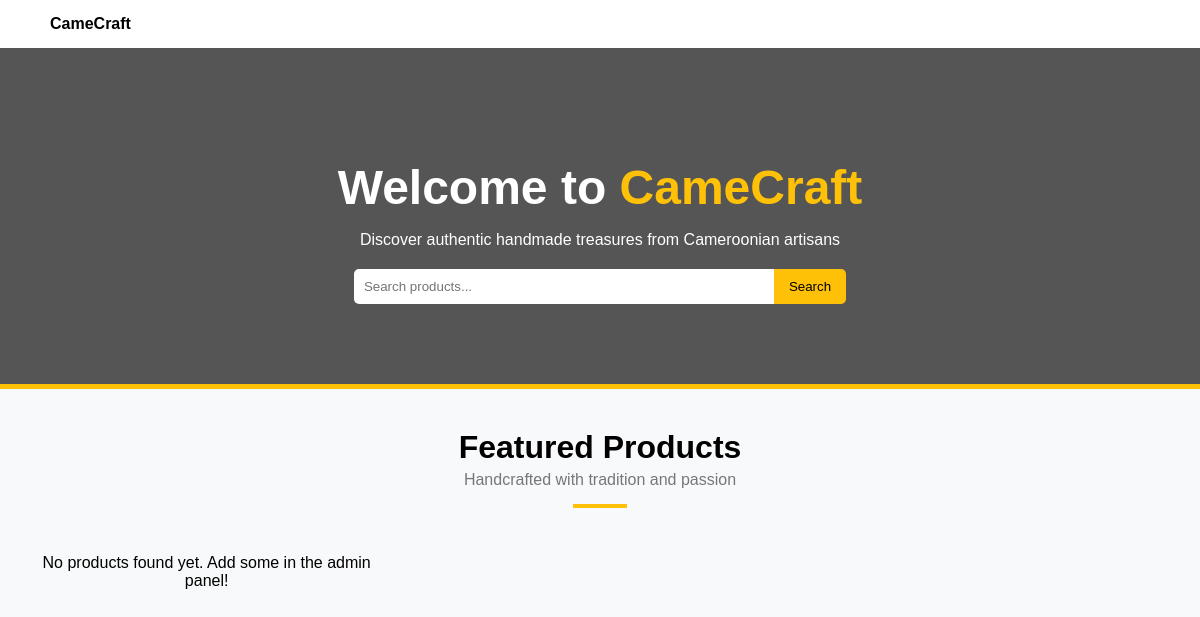
The app's page /, older data.
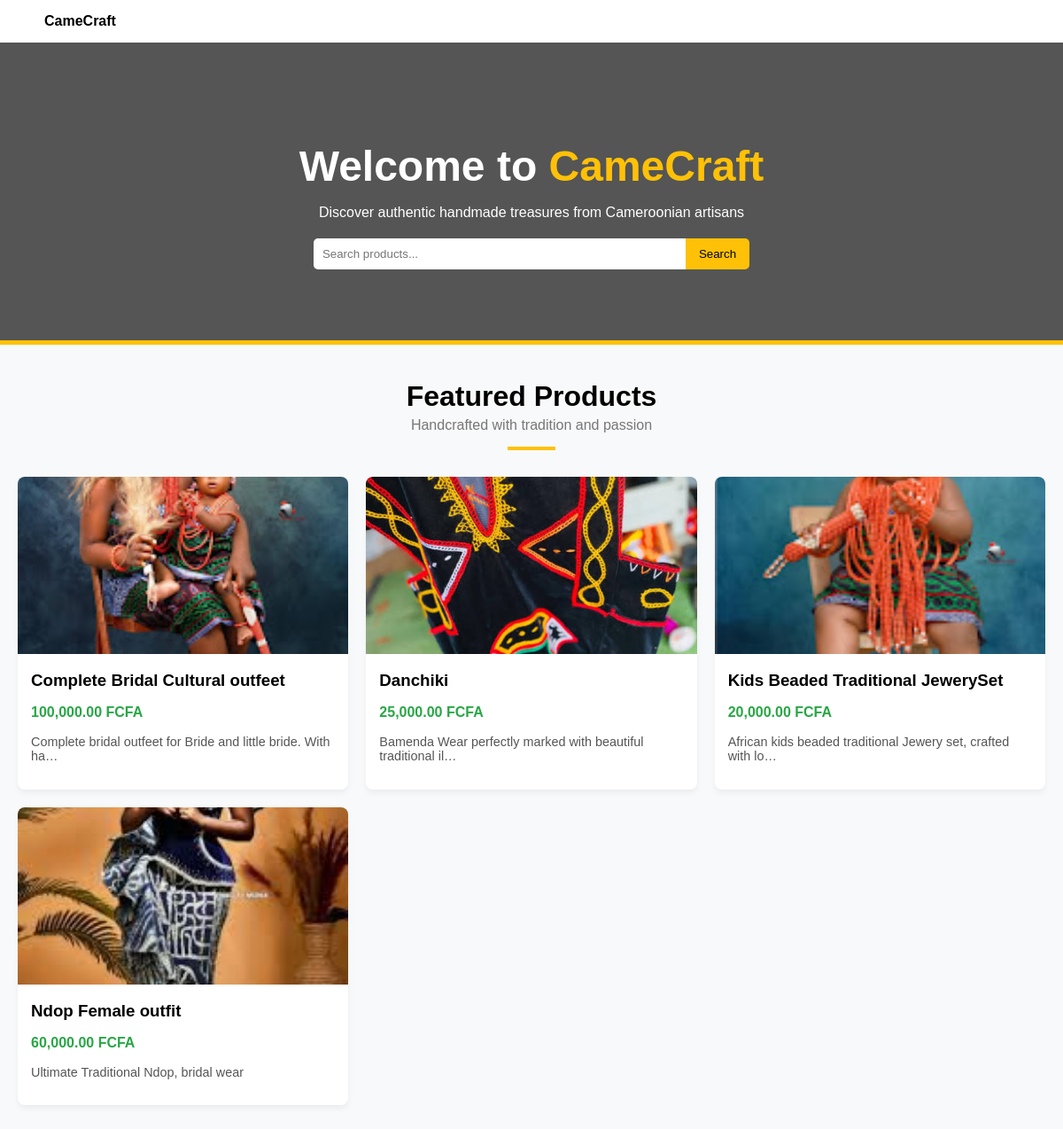
The same page, newer data.
### marketplace/models.py (models this page shows, shortened)
class Product(models.Model):
    artisan = models.ForeignKey(User, on_delete=models.CASCADE, related_name='products')
    title = models.CharField(max_length=200)
    description = models.TextField()
    price = models.DecimalField(max_digits=10, decimal_places=2, help_text="Price in FCFA")
    image = models.ImageField(upload_to='product_images')
    created_at = models.DateTimeField(auto_now_add=True)
    updated_at = models.DateTimeField(auto_now=True)

### marketplace/views.py (the view)
# urls.py: 2. Add a URL to urlpatterns:  path('', views.home, name='home')
def home(request):
    products = Product.objects.all().order_by('-created_at')
    context = {
        'products': products
    }
    return render(request, 'marketplace/home.html', context)

### marketplace/templates/marketplace/home.html
{% extends 'base.html' %}
{% load humanize %}
{% block content %}
    <div class="hero">
        <h1>Welcome to <span>CameCraft</span></h1>
        <p>Discover authentic handmade treasures from Cameroonian artisans</p>
        <div class="search-box">
            <input type="text" placeholder="Search products...">
            <button class="btn-yellow">Search</button>
        </div>
    </div>
    <div class="container">
        <div class="section-title">
            <h2>Featured Products</h2>
            <p>Handcrafted with tradition and passion</p>
            <hr style="width: 50px; border: 2px solid #ffc107; margin: 15px auto;">
        </div>
        <div class="product-grid">
            {% for product in products %}
                <div class="product-card">
                    {% if product.image %}
                        <img src="{{ product.image.url }}" alt="{{ product.title }}">
                    {% else %}
                        <img src="https://via.placeholder.com/300x200?text=No+Image" alt="Placeholder">
                    {% endif %}
                    <div class="product-info">
                        <h3>{{ product.title }}</h3>
                        <p class="price">{{ product.price|intcomma }} FCFA</p>
                        <p style="font-size: 0.9rem; color: #555;">{{ product.description|truncatechars:60 }}</p>
                    </div>
                </div>
            {% empty %}
                <p style="text-align: center; width: 100%;">No products found yet. Add some in the admin panel!</p>
            {% endfor %}
        </div>
    </div>
{% endblock %}

### marketplace/templates/base.html (shortened to what this page needs)
{% load static %}
<!DOCTYPE html>
<html lang="en">
<head>
</head>
<body>
    <nav class="navbar">
        <div class="logo"><strong>CameCraft</strong></div>
    </nav>
    {% block content %}
    {% endblock %}
</body>
</html>

### marketplace/templates/base.html (style rules this page uses)
body { font-family: Arial, sans-serif; margin: 0; padding: 0; background-color: #f8f9fa; }
.navbar { display: flex; justify-content: space-between; padding: 15px 50px; background: white; box-shadow: 0 2px 4px rgba(0,0,0,0.1); }
.btn-yellow { background-color: #ffc107; color: black; padding: 8px 15px; border-radius: 5px; border: none; cursor: pointer; }
.hero { background-color: #555; color: white; text-align: center; padding: 80px 20px; border-bottom: 5px solid #ffc107; }
.hero h1 { font-size: 3rem; margin-bottom: 10px; }
.hero span { color: #ffc107; }
.search-box { display: flex; justify-content: center; margin-top: 20px; }
.search-box input { width: 400px; padding: 10px; border: none; border-radius: 5px 0 0 5px; }
.search-box button { border-radius: 0 5px 5px 0; }
.container { max-width: 1200px; margin: 40px auto; padding: 0 20px; }
.section-title { text-align: center; margin-bottom: 30px; }
.section-title h2 { font-size: 2rem; margin-bottom: 5px; }
.section-title p { color: #777; margin: 0; }
.product-grid { display: grid; grid-template-columns: repeat(auto-fill, minmax(300px, 1fr)); gap: 20px; }
.product-card { background: white; border-radius: 8px; overflow: hidden; box-shadow: 0 4px 6px rgba(0,0,0,0.05); }
.product-card img { width: 100%; height: 200px; object-fit: cover; }
.product-info { padding: 15px; }
.product-info h3 { margin: 0 0 10px 0; }
.price { color: #28a745; font-weight: bold; }

Row changes from the older to the newer data that the page shows:
added Product: image (picture), title "Complete Bridal Cultural outfeet", price "100,000.00", description "Complete bridal outfeet for Bride and little bride. With ha…"
added Product: image (picture), title "Danchiki", price "25,000.00", description "Bamenda Wear perfectly marked with beautiful traditional il…"
added Product: image (picture), title "Kids Beaded Traditional JewerySet", price "20,000.00", description "African kids beaded traditional Jewery set, crafted with lo…"
added Product: image (picture), title "Ndop Female outfit", price "60,000.00", description "Ultimate Traditional Ndop, bridal wear"
Text that changed along with them:
text no longer shown: "No products found yet. Add some in the admin panel!"
